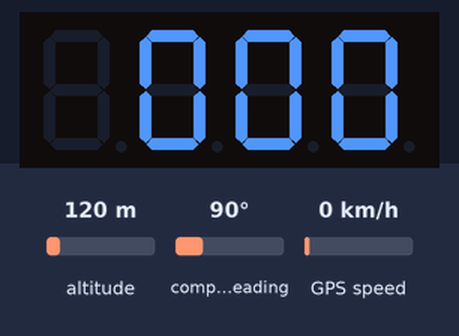
Bench run of a sketch on a simulated Arduino Mega 2560, built with avr-gcc and run on an emulated ATmega2560. On the bench: 4-digit seven-segment display. The test bench sets the inputs (shaded band); at power-on: GPS speed 0 km/h, altitude 120 m, compass heading 90°. The GPS gets a fix after 3 s at 37.7749, -122.4194 with 8 satellites.

Above: at 1.7 s.
1.8 s: GPS speed set to 90 km/h
At 3.3 s:
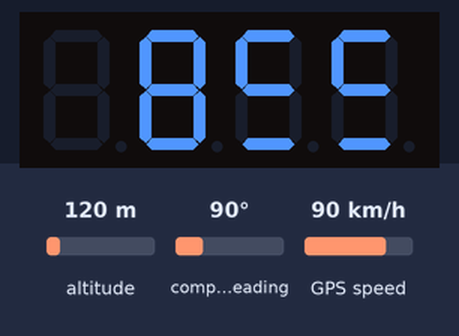
4.5 s: GPS speed set to 118 km/h
At 6.1 s:
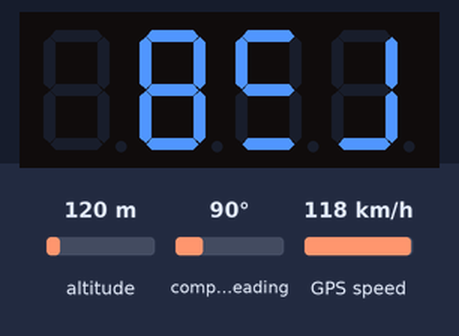
6.5 s: GPS speed set to 2 km/h
At 7.7 s:
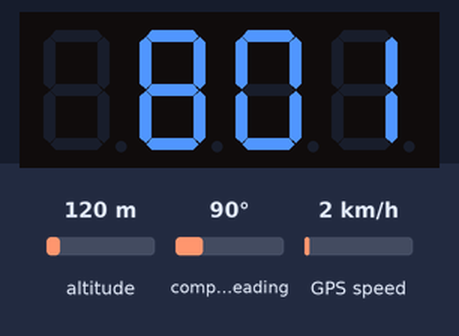
Timing chart, 0 to 9.5 s (numbered marks = the images above; inputs shaded):
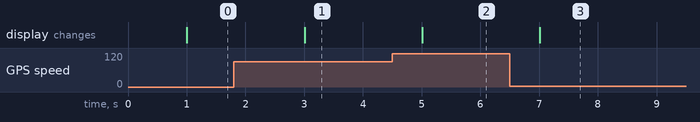

The sketch:

Feather_GPS_Speedometer.ino
```cpp
// NOT INTENDED TO BE USED AS AN ACTUAL SPEEDOMETER
//
// GPS clock using test code from Adafruit's GPS code.
// Original GPS code here: https://github.com/adafruit/Adafruit_GPS/tree/master/examples/GPS_HardwareSerial_Parsing
// Core LED alphanumeric code here: https://github.com/adafruit/Adafruit_LED_Backpack/tree/master/examples/quadalphanum
//
// Big thanks to Lady Ada from Adafruit and adafruit_support_carter from the Adafruit forums for help getting this going.
//
// Tested and works great with:
// Adafruit Ultimate GPS FeatherWing ------------------------> http://amzn.to/2wpKIdT
// Adafruit 0.54" Quad Alphanumeric FeatherWing Display -----> https://www.adafruit.com/product/3129
// Adafruit Feather M0 Basic Proto - ATSAMD21 Cortex M0 -----> http://amzn.to/2wpuWj5
// Tiny patch uFL GPS Antenna -------------------------------> http://amzn.to/2jqyVsU

#include "Adafruit_LEDBackpack.h"
#include <Adafruit_GPS.h>
#include <Adafruit_GFX.h>
#define GPSSerial Serial1
Adafruit_GPS GPS(&GPSSerial);

// Convert GPS knots to mph
float knot2mph = 1.15078;

// Set a brightness value from 1-15
int displayBrightness = 15;

// This is for the alpha display. This sketch will not work with the 7 segment.
Adafruit_AlphaNum4 alpha4 = Adafruit_AlphaNum4();

// This timer is for the GPS readings.  Don't mess with it.
uint32_t timer = millis();

void setup()
{
  alpha4.begin(0x70);  // pass in the address

  // 9600 NMEA is the default baud rate for Adafruit MTK GPS's- some use 4800
  GPS.begin(9600);

  // uncomment this line to turn on RMC (recommended minimum) and GGA (fix data) including altitude
  GPS.sendCommand(PMTK_SET_NMEA_OUTPUT_RMCGGA);

  // Set the update rate
  GPS.sendCommand(PMTK_SET_NMEA_UPDATE_1HZ);   // 1 Hz update rate
  // For the parsing code to work nicely and have time to sort thru the data, and
  // print it out we don't suggest using anything higher than 1 Hz

  // Set the display brightness
  alpha4.setBrightness(displayBrightness);
  delay(500);
}

// This is our lookup table for the characters 0-9
// This is needed because the alpha display can't read from
// the GPS readings directly
// Plus binary in Arduino sketches looks cool
int getNumber(int numInput){
  if (numInput == 0) {
    return (0b0000110000111111);
  } else if (numInput ==1) {
    return (0b0000000000000110);
  } else if (numInput ==2) {
    return (0b0000000011011011);
  } else if (numInput ==3) {
    return (0b0000000010001111);
  } else if (numInput ==4) {
    return (0b0000000011100110);
  } else if (numInput ==5) {
    return (0b0010000001101001);
  } else if (numInput ==6) {
    return(0b0000000011111101);
  } else if (numInput ==7) {
    return (0b0000000000000111);
  } else if (numInput ==8) {
    return (0b0000000011111111);
  } else if (numInput ==9) {
    return (0b0000000011101111);
  }
}
void loop()                     // run over and over again
{
  // read data from the GPS in the 'main loop'
  char c = GPS.read();
    // if a sentence is received, we can check the checksum, parse it...
  if (GPS.newNMEAreceived()) {
    // a tricky thing here is if we print the NMEA sentence, or data
    // we end up not listening and catching other sentences!
    // so be very wary if using OUTPUT_ALLDATA and trytng to print out data
    if (!GPS.parse(GPS.lastNMEA())) // this also sets the newNMEAreceived() flag to false
      return; // we can fail to parse a sentence in which case we should just wait for another
  }
  // if millis() or timer wraps around, we'll just reset it
  if (timer > millis()) timer = millis();
  if (millis() - timer > 1000) {
    timer = millis(); // reset the timer
    // Clear the LED display
    alpha4.clear();

    //Display the number of satellites in view
    int intSat = (int)GPS.satellites;
    if (intSat < 10) {
      alpha4.writeDigitRaw(1, getNumber(intSat));
    } else if (intSat > 9) {
      alpha4.writeDigitRaw(0, getNumber(1));
      alpha4.writeDigitRaw(1, getNumber(intSat - 10));
    }
    // Display Speed in MPH
    float fltMPH = (GPS.speed * knot2mph);
    int intMPH = int(fltMPH);
    if (intMPH < 10) {
      alpha4.writeDigitRaw(2, getNumber(0));
      alpha4.writeDigitRaw(3, getNumber(intMPH));
    } else if ((intMPH > 9) && (intMPH < 20)) {
      alpha4.writeDigitRaw(2, getNumber(1));
      alpha4.writeDigitRaw(3, getNumber(intMPH-10));
    } else if ((intMPH > 19) && (intMPH < 30)) {
      alpha4.writeDigitRaw(2, getNumber(2));
      alpha4.writeDigitRaw(3, getNumber(intMPH-20));
    } else if ((intMPH > 29) && (intMPH < 40)) {
      alpha4.writeDigitRaw(2, getNumber(3));
      alpha4.writeDigitRaw(3, getNumber(intMPH-30));
    } else if ((intMPH > 39) && (intMPH < 50)) {
      alpha4.writeDigitRaw(2, getNumber(4));
      alpha4.writeDigitRaw(3, getNumber(intMPH-40));
    } else if (intMPH > 49) {
      alpha4.writeDigitRaw(2, getNumber(5));
      alpha4.writeDigitRaw(3, getNumber(intMPH-50));
    } else if (intMPH == 0) {
      alpha4.writeDigitRaw(2, getNumber(0));
      alpha4.writeDigitRaw(3, getNumber(0));
    }
    // Write to the LED display
    alpha4.writeDisplay();
  }
}
```

Measured:
- after the input at 1.8 s, the display: changes after 1.2 s (image 1)
- after the input at 4.5 s, the display: changes after 0.51 s (image 2)
- after the input at 6.5 s, the display: changes after 0.51 s (image 3)
